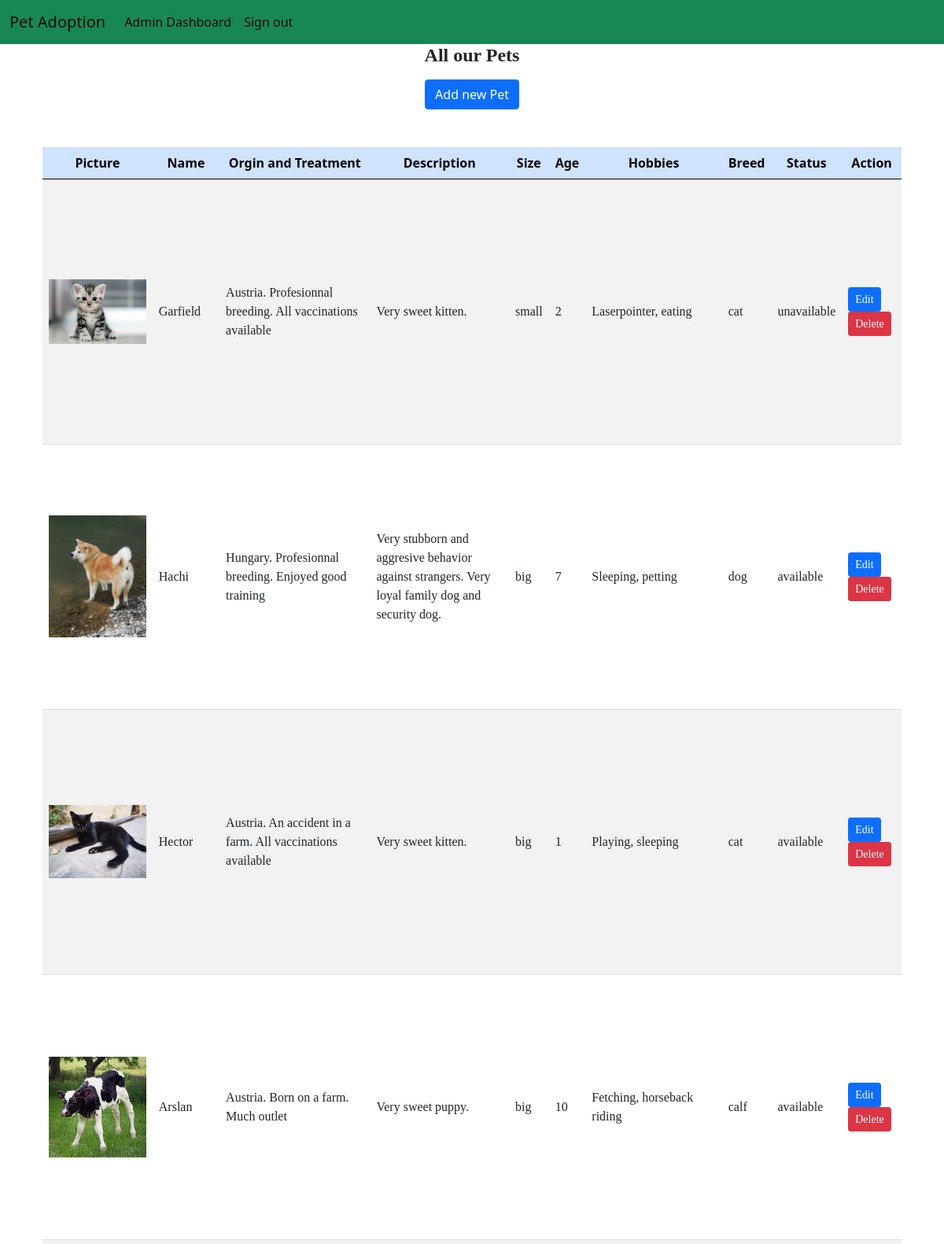
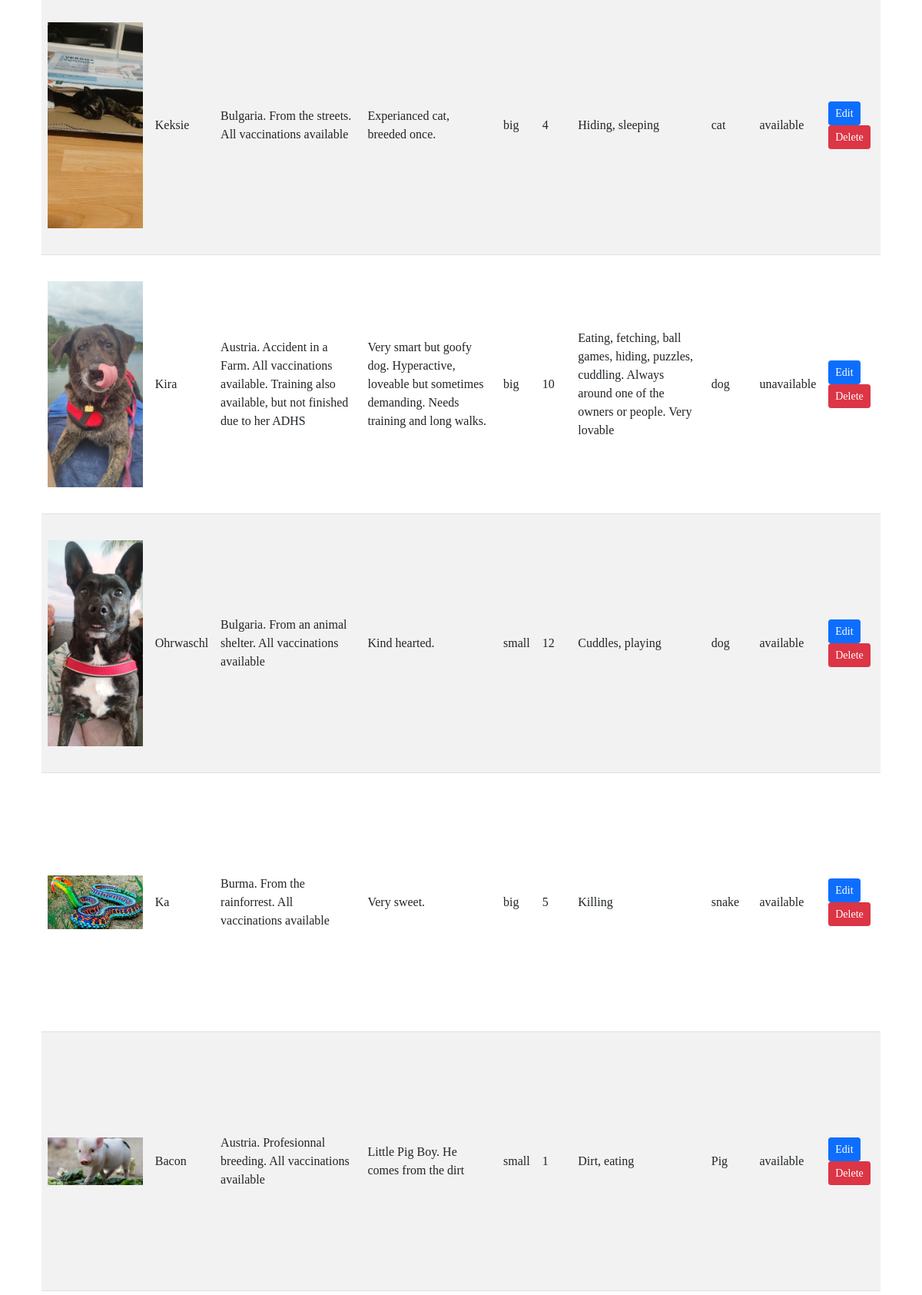
The app's page /products/index.php (signed in, upper part) with its own data (2 pictures, top to bottom).
### tables this page shows
CREATE TABLE `animals` (
  `animal_id` int(11) NOT NULL,
  `name` varchar(255) NOT NULL,
  `picture` varchar(255) DEFAULT NULL,
  `orgin_and_treatment` varchar(255) NOT NULL,
  `description` varchar(255) NOT NULL,
  `size` enum('small','big') NOT NULL,
  `age` varchar(255) NOT NULL,
  `hobbies` varchar(255) NOT NULL,
  `breed` varchar(255) NOT NULL,
  `status` enum('available','unavailable') NOT NULL
);

### products/index.php (the view, shortened to what this page needs)
<?php
require_once '../components/db_connect.php';
$sql = "SELECT * FROM animals";
$result = mysqli_query($connect ,$sql);
$tbody='';
if(mysqli_num_rows($result)  > 0) {
    while($row = mysqli_fetch_array($result, MYSQLI_ASSOC)){
        $tbody .= "<tr>
            <td><img  src='pictures/" .$row['picture']."' class='card-img-top'</td>
            <td>" .$row['name']."</td>
            <td>" .$row['orgin_and_treatment']."</td>
            <td>" .$row['description']."</td>
            <td>" .$row['size']."</td>
            <td>" .$row['age']."</td>
            <td>" .$row['hobbies']."</td>
            <td>" .$row['breed']."</td>
            <td>" .$row['status']."</td>
            <td>
            <a href='update.php?animal_id=" .$row['animal_id']."'><button class='btn btn-primary btn-sm' title='Edit Pet' type='button'>Edit</i></button></a>
            <a href='delete.php?animal_id=" .$row['animal_id']."'><button class='btn btn-danger btn-sm' title='Delete Pet' type='button'>Delete</button></a></td>
            </tr>";
    };
} else {
    $tbody =  "<tr><td colspan='6'><center>No Data Available </center></td></tr>";
}
?>
<!DOCTYPE html>
<html lang="en">
    <head>
        <link rel="stylesheet" href="../style/style.css">
        <?php require_once '../components/boot.php'?>
      </head>
    <body>
    <?php require_once '../components/navigation3.php'?>
        <div class="container text-center">
        <h4 class="title  mb-3" > All our Pets</h4>
            <a href= "create.php"><button class='btn btn-primary mb-5'type="button" >Add new Pet</button></a>
            <div class="container">
            <table class='table table-striped'>
                <thead class='table-primary'>
                    <tr>
                        <th>Picture</th>
                        <th>Name</th>
                        <th>Orgin and Treatment</th>
                        <th>Description</th>
                        <th>Size</th>
                        <th>Age</th>
                        <th>Hobbies</th>
                        <th>Breed</th>
                        <th>Status</th>
                        <th>Action</th>
                    </tr>
                </thead>
                <tbody>
                    <?= $tbody;?>
                </tbody>
            </table>
            </div>
        </div>
    </body>
</html>

### style/style.css (style rules this page uses)
tr { text-align: center; vertical-align: middle; }
td, th { padding: 6px; border: 1px solid #ccc; text-align: left; }
td { font-family: "Segoe UI, sans-serif"; }
img { width: 150px; }
a:link, a:visited { text-decoration: none; }
.card-img-top { margin: 0 auto; width: 50%; height: 20rem; object-fit: contain; }
.title { font-family: 'Kaisei Decol', serif; font-weight: bolder; }

### records on screen
animals: picture (picture), name "Garfield", orgin_and_treatment "Austria. Profesionnal breeding. All vaccinations available", description "Very sweet kitten.", size "small", age "2", hobbies "Laserpointer, eating", breed "cat", status "unavailable"
animals: picture (picture), name "Hachi", orgin_and_treatment "Hungary. Profesionnal breeding. Enjoyed good training", description "Very stubborn and aggresive behavior against strangers. Very loyal family dog and security dog.", size "big", age "7", hobbies "Sleeping, petting", breed "dog", status "available"
animals: picture (picture), name "Hector", orgin_and_treatment "Austria. An accident in a farm. All vaccinations available", description "Very sweet kitten.", size "big", age "1", hobbies "Playing, sleeping", breed "cat", status "available"
animals: picture (picture), name "Arslan", orgin_and_treatment "Austria. Born on a farm. Much outlet", description "Very sweet puppy.", size "big", age "10", hobbies "Fetching, horseback riding", breed "calf", status "available"
animals: picture (picture), name "Keksie", orgin_and_treatment "Bulgaria. From the streets. All vaccinations available", description "Experianced cat, breeded once.", size "big", age "4", hobbies "Hiding, sleeping", breed "cat", status "available"
animals: picture (picture), name "Kira", orgin_and_treatment "Austria. Accident in a Farm. All vaccinations available. Training also available, but not finished due to her ADHS", description "Very smart but goofy dog. Hyperactive, loveable but sometimes demanding. Needs training and long walks.", size "big", age "10", hobbies "Eating, fetching, ball games, hiding, puzzles, cuddling. Always around one of the owners or people. Very lovable", breed "dog", status "unavailable"
animals: picture (picture), name "Ohrwaschl", orgin_and_treatment "Bulgaria. From an animal shelter. All vaccinations available", description "Kind hearted.", size "small", age "12", hobbies "Cuddles, playing", breed "dog", status "available"
animals: picture (picture), name "Ka", orgin_and_treatment "Burma. From the rainforrest. All vaccinations available", description "Very sweet.", size "big", age "5", hobbies "Killing", breed "snake", status "available"
animals: picture (picture), name "Bacon", orgin_and_treatment "Austria. Profesionnal breeding. All vaccinations available", description "Little Pig Boy. He comes from the dirt", size "small", age "1", hobbies "Dirt, eating", breed "Pig", status "available"
